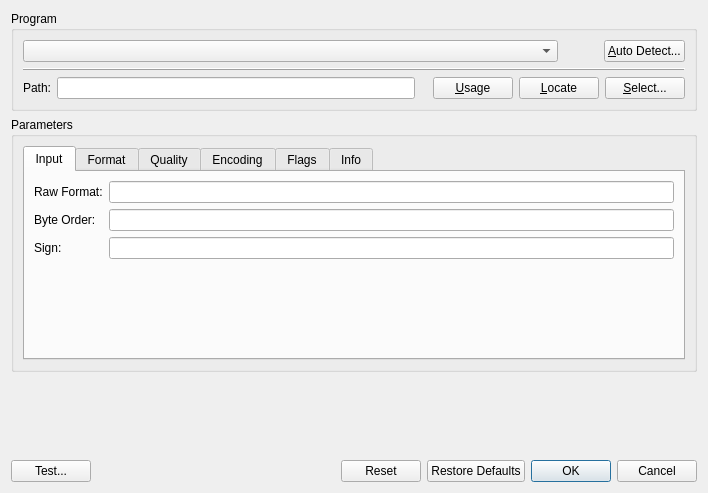
<?xml version="1.0" encoding="UTF-8"?>
<ui version="4.0">
 <class>MP3EncoderDialogBase</class>
 <widget class="QDialog" name="MP3EncoderDialogBase">
  <property name="geometry">
   <rect>
    <x>0</x>
    <y>0</y>
    <width>708</width>
    <height>493</height>
   </rect>
  </property>
  <property name="sizePolicy">
   <sizepolicy hsizetype="Preferred" vsizetype="Minimum">
    <horstretch>0</horstretch>
    <verstretch>0</verstretch>
   </sizepolicy>
  </property>
  <property name="windowTitle">
   <string>MP3 Encoder Settings</string>
  </property>
  <layout class="QVBoxLayout" name="verticalLayout_2">
   <item>
    <widget class="QGroupBox" name="grpProgram">
     <property name="sizePolicy">
      <sizepolicy hsizetype="Minimum" vsizetype="Preferred">
       <horstretch>0</horstretch>
       <verstretch>0</verstretch>
      </sizepolicy>
     </property>
     <property name="title">
      <string>Program</string>
     </property>
     <layout class="QGridLayout" name="gridLayout_2">
      <item row="1" column="0" colspan="7">
       <widget class="QFrame" name="frame">
        <property name="sizePolicy">
         <sizepolicy hsizetype="MinimumExpanding" vsizetype="Fixed">
          <horstretch>0</horstretch>
          <verstretch>0</verstretch>
         </sizepolicy>
        </property>
        <property name="frameShape">
         <enum>QFrame::HLine</enum>
        </property>
        <property name="frameShadow">
         <enum>QFrame::Raised</enum>
        </property>
       </widget>
      </item>
      <item row="2" column="6">
       <widget class="KPushButton" name="btSearch">
        <property name="toolTip">
         <string>manually browse for the encoder</string>
        </property>
        <property name="text">
         <string>&amp;Select...</string>
        </property>
       </widget>
      </item>
      <item row="0" column="0" colspan="7">
       <layout class="QHBoxLayout" name="horizontalLayout_3" stretch="1,0,0">
        <item>
         <widget class="KComboBox" name="cbProgram">
          <property name="toolTip">
           <string>select one of the predefined encoder setups</string>
          </property>
         </widget>
        </item>
        <item>
         <spacer name="horizontalSpacer_2">
          <property name="orientation">
           <enum>Qt::Horizontal</enum>
          </property>
          <property name="sizeType">
           <enum>QSizePolicy::MinimumExpanding</enum>
          </property>
          <property name="sizeHint" stdset="0">
           <size>
            <width>40</width>
            <height>20</height>
           </size>
          </property>
         </spacer>
        </item>
        <item>
         <widget class="KPushButton" name="btDetect">
          <property name="toolTip">
           <string>auto-detect the installed encoder</string>
          </property>
          <property name="text">
           <string>&amp;Auto Detect...</string>
          </property>
         </widget>
        </item>
       </layout>
      </item>
      <item row="2" column="4">
       <widget class="KPushButton" name="btEncoderHelp">
        <property name="toolTip">
         <string>show the usage information of the encoder</string>
        </property>
        <property name="text">
         <string>&amp;Usage</string>
        </property>
       </widget>
      </item>
      <item row="2" column="1">
       <widget class="KLineEdit" name="edPath">
        <property name="sizePolicy">
         <sizepolicy hsizetype="Expanding" vsizetype="Fixed">
          <horstretch>100</horstretch>
          <verstretch>0</verstretch>
         </sizepolicy>
        </property>
        <property name="toolTip">
         <string>path to the encoder</string>
        </property>
        <property name="text">
         <string/>
        </property>
       </widget>
      </item>
      <item row="2" column="0">
       <widget class="QLabel" name="lblPath">
        <property name="text">
         <string>Path:</string>
        </property>
       </widget>
      </item>
      <item row="2" column="5">
       <widget class="KPushButton" name="btLocate">
        <property name="toolTip">
         <string>find the full path to the encoder</string>
        </property>
        <property name="text">
         <string>&amp;Locate</string>
        </property>
       </widget>
      </item>
     </layout>
    </widget>
   </item>
   <item>
    <widget class="QGroupBox" name="grpParameters">
     <property name="title">
      <string>Parameters</string>
     </property>
     <layout class="QVBoxLayout" name="verticalLayout">
      <item>
       <widget class="KTabWidget" name="tabWidget">
        <property name="sizePolicy">
         <sizepolicy hsizetype="Preferred" vsizetype="Expanding">
          <horstretch>0</horstretch>
          <verstretch>0</verstretch>
         </sizepolicy>
        </property>
        <property name="currentIndex">
         <number>0</number>
        </property>
        <widget class="QWidget" name="tabInput">
         <attribute name="title">
          <string>Input</string>
         </attribute>
         <layout class="QGridLayout" name="gridLayout">
          <item row="2" column="0" colspan="2">
           <widget class="QLabel" name="lblSign">
            <property name="text">
             <string>Sign:</string>
            </property>
           </widget>
          </item>
          <item row="1" column="2">
           <widget class="KLineEdit" name="edByteOrder">
            <property name="sizePolicy">
             <sizepolicy hsizetype="Expanding" vsizetype="Fixed">
              <horstretch>100</horstretch>
              <verstretch>0</verstretch>
             </sizepolicy>
            </property>
            <property name="minimumSize">
             <size>
              <width>200</width>
              <height>0</height>
             </size>
            </property>
            <property name="toolTip">
             <string>parameter for switching the byte order</string>
            </property>
            <property name="text">
             <string/>
            </property>
           </widget>
          </item>
          <item row="0" column="2">
           <widget class="KLineEdit" name="edRawFormat">
            <property name="sizePolicy">
             <sizepolicy hsizetype="Expanding" vsizetype="Fixed">
              <horstretch>100</horstretch>
              <verstretch>0</verstretch>
             </sizepolicy>
            </property>
            <property name="minimumSize">
             <size>
              <width>200</width>
              <height>0</height>
             </size>
            </property>
            <property name="toolTip">
             <string>parameter for telling the encoder to use raw data as input format</string>
            </property>
            <property name="text">
             <string/>
            </property>
           </widget>
          </item>
          <item row="3" column="2">
           <spacer name="verticalSpacer_4">
            <property name="orientation">
             <enum>Qt::Vertical</enum>
            </property>
            <property name="sizeHint" stdset="0">
             <size>
              <width>20</width>
              <height>85</height>
             </size>
            </property>
           </spacer>
          </item>
          <item row="0" column="0" colspan="2">
           <widget class="QLabel" name="lblRawFormat">
            <property name="text">
             <string>Raw Format:</string>
            </property>
           </widget>
          </item>
          <item row="1" column="0" colspan="2">
           <widget class="QLabel" name="lblByteOrder">
            <property name="text">
             <string>Byte Order:</string>
            </property>
           </widget>
          </item>
          <item row="2" column="2">
           <widget class="KLineEdit" name="edSign">
            <property name="sizePolicy">
             <sizepolicy hsizetype="Expanding" vsizetype="Fixed">
              <horstretch>100</horstretch>
              <verstretch>0</verstretch>
             </sizepolicy>
            </property>
            <property name="minimumSize">
             <size>
              <width>200</width>
              <height>0</height>
             </size>
            </property>
            <property name="toolTip">
             <string>parameter to use signed sample format</string>
            </property>
            <property name="text">
             <string/>
            </property>
           </widget>
          </item>
         </layout>
        </widget>
        <widget class="QWidget" name="tabFormat">
         <attribute name="title">
          <string>Format</string>
         </attribute>
         <layout class="QGridLayout" name="gridLayout_5">
          <item row="0" column="0" colspan="2">
           <widget class="QLabel" name="lblSampleRate">
            <property name="text">
             <string>Sample Rate:</string>
            </property>
           </widget>
          </item>
          <item row="0" column="2">
           <widget class="KLineEdit" name="edSampleRate">
            <property name="sizePolicy">
             <sizepolicy hsizetype="Expanding" vsizetype="Fixed">
              <horstretch>100</horstretch>
              <verstretch>0</verstretch>
             </sizepolicy>
            </property>
            <property name="minimumSize">
             <size>
              <width>200</width>
              <height>0</height>
             </size>
            </property>
            <property name="toolTip">
             <string>sample rate in Hz (use %1 as placeholder)
or kHz (use [%khz] as placeholder)</string>
            </property>
            <property name="text">
             <string/>
            </property>
           </widget>
          </item>
          <item row="1" column="0" colspan="2">
           <widget class="QLabel" name="lblBitsPerSample">
            <property name="text">
             <string>Bits per Sample:</string>
            </property>
           </widget>
          </item>
          <item row="1" column="2">
           <widget class="KLineEdit" name="edBitsPerSample">
            <property name="sizePolicy">
             <sizepolicy hsizetype="Expanding" vsizetype="Fixed">
              <horstretch>100</horstretch>
              <verstretch>0</verstretch>
             </sizepolicy>
            </property>
            <property name="minimumSize">
             <size>
              <width>200</width>
              <height>0</height>
             </size>
            </property>
            <property name="toolTip">
             <string>bits per sample,
use %1 as placeholder</string>
            </property>
            <property name="text">
             <string/>
            </property>
           </widget>
          </item>
          <item row="2" column="0">
           <widget class="QLabel" name="lblChannels">
            <property name="text">
             <string>Channels:</string>
            </property>
           </widget>
          </item>
          <item row="2" column="1">
           <widget class="QLabel" name="lblMono">
            <property name="sizePolicy">
             <sizepolicy hsizetype="Minimum" vsizetype="Preferred">
              <horstretch>0</horstretch>
              <verstretch>0</verstretch>
             </sizepolicy>
            </property>
            <property name="text">
             <string>mono:</string>
            </property>
           </widget>
          </item>
          <item row="2" column="2">
           <widget class="KLineEdit" name="edMono">
            <property name="sizePolicy">
             <sizepolicy hsizetype="Expanding" vsizetype="Fixed">
              <horstretch>100</horstretch>
              <verstretch>0</verstretch>
             </sizepolicy>
            </property>
            <property name="minimumSize">
             <size>
              <width>200</width>
              <height>0</height>
             </size>
            </property>
            <property name="toolTip">
             <string>parameter for single channel files (mono)</string>
            </property>
            <property name="text">
             <string/>
            </property>
           </widget>
          </item>
          <item row="3" column="1">
           <widget class="QLabel" name="lblStereo">
            <property name="sizePolicy">
             <sizepolicy hsizetype="Minimum" vsizetype="Preferred">
              <horstretch>0</horstretch>
              <verstretch>0</verstretch>
             </sizepolicy>
            </property>
            <property name="text">
             <string>stereo:</string>
            </property>
           </widget>
          </item>
          <item row="3" column="2">
           <widget class="KLineEdit" name="edStereo">
            <property name="sizePolicy">
             <sizepolicy hsizetype="Expanding" vsizetype="Fixed">
              <horstretch>100</horstretch>
              <verstretch>0</verstretch>
             </sizepolicy>
            </property>
            <property name="minimumSize">
             <size>
              <width>200</width>
              <height>0</height>
             </size>
            </property>
            <property name="toolTip">
             <string>parameter for multi channel files
(stereo or more channels)</string>
            </property>
            <property name="text">
             <string/>
            </property>
           </widget>
          </item>
          <item row="4" column="2">
           <spacer name="verticalSpacer_3">
            <property name="orientation">
             <enum>Qt::Vertical</enum>
            </property>
            <property name="sizeHint" stdset="0">
             <size>
              <width>20</width>
              <height>53</height>
             </size>
            </property>
           </spacer>
          </item>
         </layout>
        </widget>
        <widget class="QWidget" name="tabQuality">
         <attribute name="title">
          <string>Quality</string>
         </attribute>
         <layout class="QGridLayout" name="gridLayout_3">
          <item row="2" column="1">
           <widget class="QLabel" name="lblBitrateMax">
            <property name="sizePolicy">
             <sizepolicy hsizetype="Minimum" vsizetype="Preferred">
              <horstretch>0</horstretch>
              <verstretch>0</verstretch>
             </sizepolicy>
            </property>
            <property name="text">
             <string>max</string>
            </property>
           </widget>
          </item>
          <item row="1" column="1">
           <widget class="QLabel" name="lblBitrateMin">
            <property name="sizePolicy">
             <sizepolicy hsizetype="Minimum" vsizetype="Preferred">
              <horstretch>0</horstretch>
              <verstretch>0</verstretch>
             </sizepolicy>
            </property>
            <property name="text">
             <string>min</string>
            </property>
           </widget>
          </item>
          <item row="3" column="2">
           <spacer name="verticalSpacer_8">
            <property name="orientation">
             <enum>Qt::Vertical</enum>
            </property>
            <property name="sizeHint" stdset="0">
             <size>
              <width>20</width>
              <height>85</height>
             </size>
            </property>
           </spacer>
          </item>
          <item row="1" column="2">
           <widget class="KLineEdit" name="edBitrateMin">
            <property name="sizePolicy">
             <sizepolicy hsizetype="Expanding" vsizetype="Fixed">
              <horstretch>100</horstretch>
              <verstretch>0</verstretch>
             </sizepolicy>
            </property>
            <property name="minimumSize">
             <size>
              <width>100</width>
              <height>0</height>
             </size>
            </property>
            <property name="toolTip">
             <string>parameter for minimum bitrate in bits/sec
(use %1 as placeholder)</string>
            </property>
            <property name="text">
             <string/>
            </property>
           </widget>
          </item>
          <item row="2" column="2">
           <widget class="KLineEdit" name="edBitrateMax">
            <property name="sizePolicy">
             <sizepolicy hsizetype="Expanding" vsizetype="Fixed">
              <horstretch>100</horstretch>
              <verstretch>0</verstretch>
             </sizepolicy>
            </property>
            <property name="minimumSize">
             <size>
              <width>100</width>
              <height>0</height>
             </size>
            </property>
            <property name="toolTip">
             <string>parameter for maximum bitrate in bits/sec
(use %1 as placeholder)</string>
            </property>
            <property name="text">
             <string/>
            </property>
           </widget>
          </item>
          <item row="0" column="0">
           <widget class="QLabel" name="lblBitrate">
            <property name="text">
             <string>Bitrate:</string>
            </property>
           </widget>
          </item>
          <item row="0" column="1">
           <widget class="QLabel" name="lblBitrateAvg">
            <property name="sizePolicy">
             <sizepolicy hsizetype="Minimum" vsizetype="Preferred">
              <horstretch>0</horstretch>
              <verstretch>0</verstretch>
             </sizepolicy>
            </property>
            <property name="text">
             <string>avg</string>
            </property>
           </widget>
          </item>
          <item row="0" column="2">
           <widget class="KLineEdit" name="edBitrateAvg">
            <property name="sizePolicy">
             <sizepolicy hsizetype="Expanding" vsizetype="Fixed">
              <horstretch>100</horstretch>
              <verstretch>0</verstretch>
             </sizepolicy>
            </property>
            <property name="minimumSize">
             <size>
              <width>100</width>
              <height>0</height>
             </size>
            </property>
            <property name="toolTip">
             <string>parameter for average bitrate in bits/sec
(use %1 as placeholder)</string>
            </property>
            <property name="text">
             <string/>
            </property>
           </widget>
          </item>
         </layout>
        </widget>
        <widget class="QWidget" name="tabEncoding">
         <attribute name="title">
          <string>Encoding</string>
         </attribute>
         <layout class="QGridLayout" name="gridLayout_9">
          <item row="0" column="0">
           <widget class="QLabel" name="lblEmphasis">
            <property name="text">
             <string>Emphasis:</string>
            </property>
           </widget>
          </item>
          <item row="0" column="1">
           <widget class="QLabel" name="lblEmphasisNone">
            <property name="sizePolicy">
             <sizepolicy hsizetype="Minimum" vsizetype="Preferred">
              <horstretch>0</horstretch>
              <verstretch>0</verstretch>
             </sizepolicy>
            </property>
            <property name="text">
             <string>none</string>
            </property>
           </widget>
          </item>
          <item row="0" column="2">
           <widget class="KLineEdit" name="edEmphasisNone">
            <property name="sizePolicy">
             <sizepolicy hsizetype="Expanding" vsizetype="Fixed">
              <horstretch>100</horstretch>
              <verstretch>0</verstretch>
             </sizepolicy>
            </property>
            <property name="minimumSize">
             <size>
              <width>100</width>
              <height>0</height>
             </size>
            </property>
            <property name="maximumSize">
             <size>
              <width>16777215</width>
              <height>16777215</height>
             </size>
            </property>
            <property name="toolTip">
             <string>parameter for no emphasis</string>
            </property>
            <property name="text">
             <string/>
            </property>
           </widget>
          </item>
          <item row="1" column="1">
           <widget class="QLabel" name="lblEmphasis5015ms">
            <property name="sizePolicy">
             <sizepolicy hsizetype="Minimum" vsizetype="Preferred">
              <horstretch>0</horstretch>
              <verstretch>0</verstretch>
             </sizepolicy>
            </property>
            <property name="text">
             <string>50/15ms</string>
            </property>
           </widget>
          </item>
          <item row="1" column="2">
           <widget class="KLineEdit" name="edEmphasis5015ms">
            <property name="sizePolicy">
             <sizepolicy hsizetype="Expanding" vsizetype="Fixed">
              <horstretch>100</horstretch>
              <verstretch>0</verstretch>
             </sizepolicy>
            </property>
            <property name="minimumSize">
             <size>
              <width>100</width>
              <height>0</height>
             </size>
            </property>
            <property name="toolTip">
             <string>parameter for 50/15ms emphasis</string>
            </property>
            <property name="text">
             <string/>
            </property>
           </widget>
          </item>
          <item row="2" column="1">
           <widget class="QLabel" name="lblEmphasisCCIT_J17">
            <property name="sizePolicy">
             <sizepolicy hsizetype="Minimum" vsizetype="Preferred">
              <horstretch>0</horstretch>
              <verstretch>0</verstretch>
             </sizepolicy>
            </property>
            <property name="text">
             <string>CCIT J17</string>
            </property>
           </widget>
          </item>
          <item row="2" column="2">
           <widget class="KLineEdit" name="edEmphasisCCIT_J17">
            <property name="sizePolicy">
             <sizepolicy hsizetype="Expanding" vsizetype="Fixed">
              <horstretch>100</horstretch>
              <verstretch>0</verstretch>
             </sizepolicy>
            </property>
            <property name="minimumSize">
             <size>
              <width>100</width>
              <height>0</height>
             </size>
            </property>
            <property name="toolTip">
             <string>parameter for CCIT J17 emphasis</string>
            </property>
            <property name="text">
             <string/>
            </property>
           </widget>
          </item>
          <item row="3" column="0" colspan="2">
           <widget class="QLabel" name="lblNoiseShaping">
            <property name="text">
             <string>Noise Shaping:</string>
            </property>
           </widget>
          </item>
          <item row="3" column="2">
           <widget class="KLineEdit" name="edNoiseShaping">
            <property name="sizePolicy">
             <sizepolicy hsizetype="Expanding" vsizetype="Fixed">
              <horstretch>100</horstretch>
              <verstretch>0</verstretch>
             </sizepolicy>
            </property>
            <property name="minimumSize">
             <size>
              <width>200</width>
              <height>0</height>
             </size>
            </property>
            <property name="toolTip">
             <string>parameters for configuring noise shaping</string>
            </property>
            <property name="text">
             <string/>
            </property>
           </widget>
          </item>
          <item row="4" column="0" colspan="2">
           <widget class="QLabel" name="lblCompatibility">
            <property name="text">
             <string>Compatibility:</string>
            </property>
           </widget>
          </item>
          <item row="4" column="2">
           <widget class="KLineEdit" name="edCompatibility">
            <property name="sizePolicy">
             <sizepolicy hsizetype="Expanding" vsizetype="Fixed">
              <horstretch>100</horstretch>
              <verstretch>0</verstretch>
             </sizepolicy>
            </property>
            <property name="minimumSize">
             <size>
              <width>200</width>
              <height>0</height>
             </size>
            </property>
            <property name="toolTip">
             <string>parameters for compatibility settings</string>
            </property>
            <property name="text">
             <string/>
            </property>
           </widget>
          </item>
          <item row="5" column="2">
           <spacer name="verticalSpacer_9">
            <property name="orientation">
             <enum>Qt::Vertical</enum>
            </property>
            <property name="sizeHint" stdset="0">
             <size>
              <width>20</width>
              <height>21</height>
             </size>
            </property>
           </spacer>
          </item>
         </layout>
        </widget>
        <widget class="QWidget" name="tabFlags">
         <attribute name="title">
          <string>Flags</string>
         </attribute>
         <layout class="QGridLayout" name="gridLayout_4">
          <item row="0" column="0">
           <widget class="QLabel" name="lblCopyright">
            <property name="sizePolicy">
             <sizepolicy hsizetype="Minimum" vsizetype="Preferred">
              <horstretch>0</horstretch>
              <verstretch>0</verstretch>
             </sizepolicy>
            </property>
            <property name="text">
             <string>Copyright:</string>
            </property>
           </widget>
          </item>
          <item row="0" column="1">
           <widget class="KLineEdit" name="edCopyright">
            <property name="sizePolicy">
             <sizepolicy hsizetype="Expanding" vsizetype="Fixed">
              <horstretch>100</horstretch>
              <verstretch>0</verstretch>
             </sizepolicy>
            </property>
            <property name="minimumSize">
             <size>
              <width>200</width>
              <height>0</height>
             </size>
            </property>
            <property name="toolTip">
             <string>parameter for marking the file as copyrighted</string>
            </property>
            <property name="text">
             <string/>
            </property>
           </widget>
          </item>
          <item row="1" column="0">
           <widget class="QLabel" name="lblOriginal">
            <property name="sizePolicy">
             <sizepolicy hsizetype="Minimum" vsizetype="Preferred">
              <horstretch>0</horstretch>
              <verstretch>0</verstretch>
             </sizepolicy>
            </property>
            <property name="text">
             <string>Original:</string>
            </property>
           </widget>
          </item>
          <item row="1" column="1">
           <widget class="KLineEdit" name="edOriginal">
            <property name="sizePolicy">
             <sizepolicy hsizetype="Expanding" vsizetype="Fixed">
              <horstretch>100</horstretch>
              <verstretch>0</verstretch>
             </sizepolicy>
            </property>
            <property name="minimumSize">
             <size>
              <width>200</width>
              <height>0</height>
             </size>
            </property>
            <property name="toolTip">
             <string>parameter for marking the signal as original (not a copy)</string>
            </property>
            <property name="text">
             <string/>
            </property>
           </widget>
          </item>
          <item row="2" column="0">
           <widget class="QLabel" name="lblProtect">
            <property name="sizePolicy">
             <sizepolicy hsizetype="Minimum" vsizetype="Preferred">
              <horstretch>0</horstretch>
              <verstretch>0</verstretch>
             </sizepolicy>
            </property>
            <property name="text">
             <string>Protect:</string>
            </property>
           </widget>
          </item>
          <item row="2" column="1">
           <widget class="KLineEdit" name="edProtect">
            <property name="sizePolicy">
             <sizepolicy hsizetype="Expanding" vsizetype="Fixed">
              <horstretch>100</horstretch>
              <verstretch>0</verstretch>
             </sizepolicy>
            </property>
            <property name="minimumSize">
             <size>
              <width>200</width>
              <height>0</height>
             </size>
            </property>
            <property name="toolTip">
             <string>parameter to enable CRC protection</string>
            </property>
            <property name="text">
             <string/>
            </property>
           </widget>
          </item>
          <item row="3" column="0" colspan="2">
           <widget class="QFrame" name="frame_3">
            <property name="sizePolicy">
             <sizepolicy hsizetype="MinimumExpanding" vsizetype="Fixed">
              <horstretch>0</horstretch>
              <verstretch>0</verstretch>
             </sizepolicy>
            </property>
            <property name="frameShape">
             <enum>QFrame::HLine</enum>
            </property>
            <property name="frameShadow">
             <enum>QFrame::Raised</enum>
            </property>
           </widget>
          </item>
          <item row="4" column="0">
           <widget class="QLabel" name="lblPrepend">
            <property name="text">
             <string>Prepend:</string>
            </property>
           </widget>
          </item>
          <item row="4" column="1">
           <widget class="KLineEdit" name="edPrepend">
            <property name="sizePolicy">
             <sizepolicy hsizetype="Expanding" vsizetype="Fixed">
              <horstretch>100</horstretch>
              <verstretch>0</verstretch>
             </sizepolicy>
            </property>
            <property name="toolTip">
             <string>additional parameters to put at the start of the encoder command line</string>
            </property>
            <property name="text">
             <string/>
            </property>
           </widget>
          </item>
          <item row="5" column="0">
           <widget class="QLabel" name="lblAppend">
            <property name="text">
             <string>Append:</string>
            </property>
           </widget>
          </item>
          <item row="5" column="1">
           <widget class="KLineEdit" name="edAppend">
            <property name="sizePolicy">
             <sizepolicy hsizetype="Expanding" vsizetype="Fixed">
              <horstretch>100</horstretch>
              <verstretch>0</verstretch>
             </sizepolicy>
            </property>
            <property name="toolTip">
             <string>additional parameters to append at the end of the encoder command line</string>
            </property>
            <property name="text">
             <string/>
            </property>
           </widget>
          </item>
          <item row="6" column="1">
           <spacer name="verticalSpacer_2">
            <property name="orientation">
             <enum>Qt::Vertical</enum>
            </property>
            <property name="sizeHint" stdset="0">
             <size>
              <width>20</width>
              <height>12</height>
             </size>
            </property>
           </spacer>
          </item>
         </layout>
        </widget>
        <widget class="QWidget" name="tab">
         <attribute name="title">
          <string>Info</string>
         </attribute>
         <layout class="QGridLayout" name="gridLayout_6">
          <item row="0" column="0">
           <widget class="QLabel" name="lblHelp">
            <property name="text">
             <string>Encoder Help:</string>
            </property>
           </widget>
          </item>
          <item row="0" column="1" rowspan="2">
           <widget class="KLineEdit" name="edEncoderHelp">
            <property name="sizePolicy">
             <sizepolicy hsizetype="Expanding" vsizetype="Fixed">
              <horstretch>100</horstretch>
              <verstretch>0</verstretch>
             </sizepolicy>
            </property>
            <property name="minimumSize">
             <size>
              <width>100</width>
              <height>0</height>
             </size>
            </property>
            <property name="maximumSize">
             <size>
              <width>16777215</width>
              <height>16777215</height>
             </size>
            </property>
            <property name="toolTip">
             <string>parameter for getting usage information of the encoder</string>
            </property>
            <property name="text">
             <string/>
            </property>
           </widget>
          </item>
          <item row="1" column="0" rowspan="2">
           <widget class="QLabel" name="lblEncoderInfo">
            <property name="text">
             <string>Version Info:</string>
            </property>
           </widget>
          </item>
          <item row="3" column="1">
           <spacer name="verticalSpacer_10">
            <property name="orientation">
             <enum>Qt::Vertical</enum>
            </property>
            <property name="sizeHint" stdset="0">
             <size>
              <width>20</width>
              <height>116</height>
             </size>
            </property>
           </spacer>
          </item>
          <item row="2" column="1">
           <widget class="KLineEdit" name="edVersionInfo">
            <property name="sizePolicy">
             <sizepolicy hsizetype="Expanding" vsizetype="Fixed">
              <horstretch>100</horstretch>
              <verstretch>0</verstretch>
             </sizepolicy>
            </property>
            <property name="minimumSize">
             <size>
              <width>100</width>
              <height>0</height>
             </size>
            </property>
            <property name="maximumSize">
             <size>
              <width>16777215</width>
              <height>16777215</height>
             </size>
            </property>
            <property name="toolTip">
             <string>parameter for getting the encoder version information</string>
            </property>
            <property name="text">
             <string/>
            </property>
           </widget>
          </item>
         </layout>
        </widget>
       </widget>
      </item>
     </layout>
    </widget>
   </item>
   <item>
    <spacer name="verticalSpacer">
     <property name="orientation">
      <enum>Qt::Vertical</enum>
     </property>
     <property name="sizeType">
      <enum>QSizePolicy::MinimumExpanding</enum>
     </property>
     <property name="sizeHint" stdset="0">
      <size>
       <width>20</width>
       <height>13</height>
      </size>
     </property>
    </spacer>
   </item>
   <item>
    <layout class="QHBoxLayout" name="horizontalLayout">
     <item>
      <widget class="KPushButton" name="btTest">
       <property name="toolTip">
        <string>try to encode some short test signal with the current settings</string>
       </property>
       <property name="text">
        <string>Test...</string>
       </property>
      </widget>
     </item>
     <item>
      <spacer name="horizontalSpacer">
       <property name="orientation">
        <enum>Qt::Horizontal</enum>
       </property>
       <property name="sizeHint" stdset="0">
        <size>
         <width>40</width>
         <height>20</height>
        </size>
       </property>
      </spacer>
     </item>
     <item>
      <widget class="KDialogButtonBox" name="buttonBox">
       <property name="sizePolicy">
        <sizepolicy hsizetype="MinimumExpanding" vsizetype="Fixed">
         <horstretch>0</horstretch>
         <verstretch>0</verstretch>
        </sizepolicy>
       </property>
       <property name="orientation">
        <enum>Qt::Horizontal</enum>
       </property>
       <property name="standardButtons">
        <set>QDialogButtonBox::Cancel|QDialogButtonBox::Ok|QDialogButtonBox::Reset|QDialogButtonBox::RestoreDefaults</set>
       </property>
      </widget>
     </item>
    </layout>
   </item>
  </layout>
 </widget>
 <customwidgets>
  <customwidget>
   <class>KDialogButtonBox</class>
   <extends>QDialogButtonBox</extends>
   <header>kdialogbuttonbox.h</header>
  </customwidget>
  <customwidget>
   <class>KComboBox</class>
   <extends>QComboBox</extends>
   <header>kcombobox.h</header>
  </customwidget>
  <customwidget>
   <class>KLineEdit</class>
   <extends>QLineEdit</extends>
   <header>klineedit.h</header>
  </customwidget>
  <customwidget>
   <class>KPushButton</class>
   <extends>QPushButton</extends>
   <header>kpushbutton.h</header>
  </customwidget>
  <customwidget>
   <class>KTabWidget</class>
   <extends>QTabWidget</extends>
   <header>ktabwidget.h</header>
   <container>1</container>
  </customwidget>
 </customwidgets>
 <tabstops>
  <tabstop>buttonBox</tabstop>
  <tabstop>cbProgram</tabstop>
  <tabstop>btDetect</tabstop>
  <tabstop>edPath</tabstop>
  <tabstop>btEncoderHelp</tabstop>
  <tabstop>btLocate</tabstop>
  <tabstop>btSearch</tabstop>
  <tabstop>tabWidget</tabstop>
  <tabstop>edRawFormat</tabstop>
  <tabstop>edByteOrder</tabstop>
  <tabstop>edSign</tabstop>
  <tabstop>edSampleRate</tabstop>
  <tabstop>edBitsPerSample</tabstop>
  <tabstop>edMono</tabstop>
  <tabstop>edStereo</tabstop>
  <tabstop>edBitrateAvg</tabstop>
  <tabstop>edBitrateMin</tabstop>
  <tabstop>edBitrateMax</tabstop>
  <tabstop>edEmphasisNone</tabstop>
  <tabstop>edEmphasis5015ms</tabstop>
  <tabstop>edEmphasisCCIT_J17</tabstop>
  <tabstop>edNoiseShaping</tabstop>
  <tabstop>edCompatibility</tabstop>
  <tabstop>edCopyright</tabstop>
  <tabstop>edOriginal</tabstop>
  <tabstop>edProtect</tabstop>
  <tabstop>edPrepend</tabstop>
  <tabstop>edAppend</tabstop>
  <tabstop>edEncoderHelp</tabstop>
  <tabstop>edVersionInfo</tabstop>
  <tabstop>btTest</tabstop>
 </tabstops>
 <resources/>
 <connections>
  <connection>
   <sender>buttonBox</sender>
   <signal>accepted()</signal>
   <receiver>MP3EncoderDialogBase</receiver>
   <slot>accept()</slot>
   <hints>
    <hint type="sourcelabel">
     <x>438</x>
     <y>474</y>
    </hint>
    <hint type="destinationlabel">
     <x>334</x>
     <y>437</y>
    </hint>
   </hints>
  </connection>
  <connection>
   <sender>buttonBox</sender>
   <signal>rejected()</signal>
   <receiver>MP3EncoderDialogBase</receiver>
   <slot>reject()</slot>
   <hints>
    <hint type="sourcelabel">
     <x>532</x>
     <y>472</y>
    </hint>
    <hint type="destinationlabel">
     <x>533</x>
     <y>434</y>
    </hint>
   </hints>
  </connection>
 </connections>
</ui>
